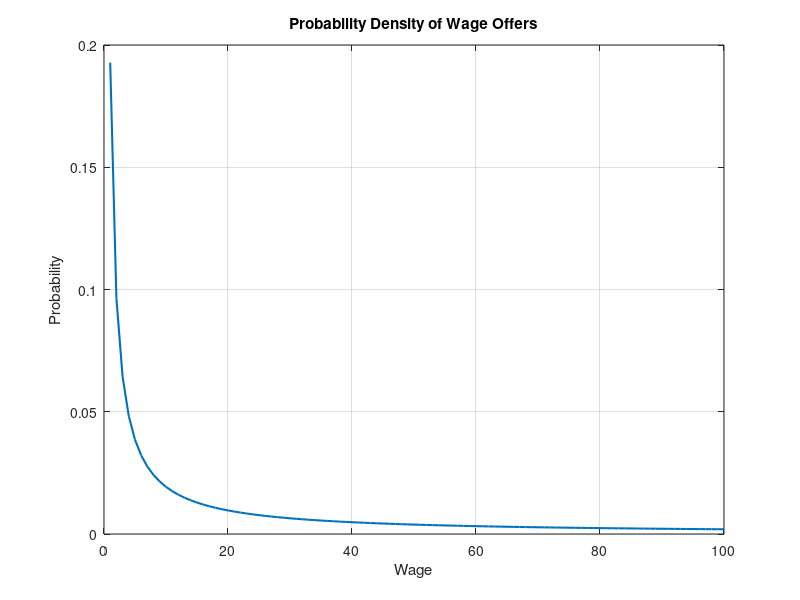
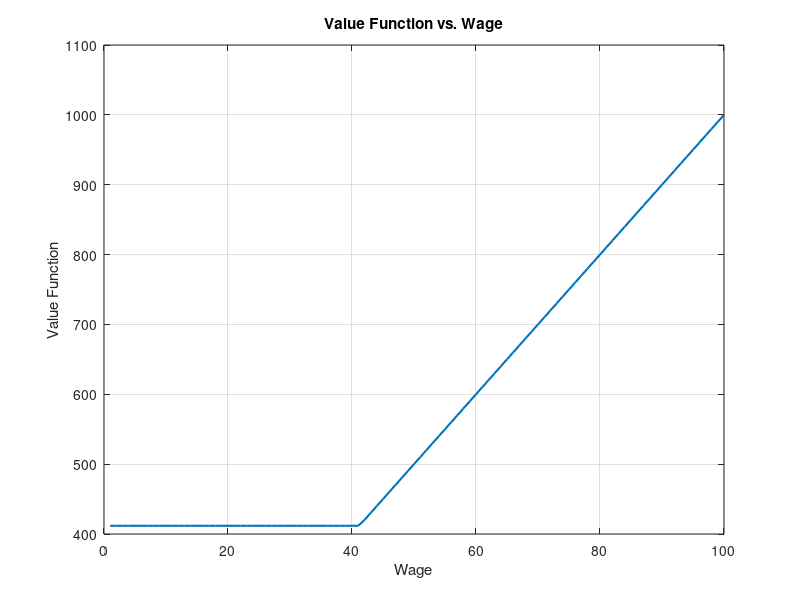

The MATLAB script that drew these images, in order:
%==========================================================================
%
%  Numerical Solution to McCall Search Model
%

%
%
%==========================================================================

clc;
clear;

cd("C:\Users\uctpttl\ECON0057\Tutorials") % set working directory
addpath("Tutorial 2") % Additional folder 
addpath("Functions") %Directory for storing functions

%% Parameters
beta = 0.9;                     % Discount factor: reflects the agent's patience (closer to 1 = more patient)
c = 2;                          % Unemployment benefits: fallback utility while searching for a job
w = (1:100)';                   % Wage offers (grid of possible wages)

% Define the probability distribution for wage offers
% Uncomment one of the following lines to choose the wage distribution:
% p = 0.01 * ones(100, 1);        % Uniform distribution (all wages equally likely)
p = w.^(-1) / sum(w.^(-1));      % Inverse distribution (higher wages less likely)

% Tolerance for convergence and maximum number of iterations
tol = 1.0e-5;                   % Convergence tolerance: how close successive iterations must be to stop
max_iter = 1000;                % Maximum number of iterations allowed

%% Plot the Wage Distribution
% Visualize the probability density function (PDF) of wage offers
figure(1);
plot(w, p, 'LineWidth', 1.5);
title('Probability Density of Wage Offers');
xlabel('Wage');
ylabel('Probability');
grid on;

%% Initialize Variables
% V0: Initial guess for the value function, starting at zero for all wages
% V1: Placeholder for the updated value function
V0 = zeros(size(w));            
V1 = V0;                        

tic;                            % Start timing the computation
disp('Starting Value Function Iteration...');

%% Value Function Iteration
% This loop iteratively computes the value function until convergence.
% The agent's goal is to determine the maximum value (expected utility)
% for each wage level, considering two choices:
% 1. Accept the current wage and get immediate utility.
% 2. Reject the current wage, receive unemployment benefits, and wait for
%    another wage offer (with future value discounted by beta).

for iter = 1:max_iter
    % The value function is updated using the Bellman equation:
    %   V1(w) = max{ Immediate payoff from working at wage w,
    %                Future payoff from waiting for a better offer }
    % Immediate payoff: w / (1 - beta) (value of accepting the wage offer)
    % Future payoff: c + beta * E[V(w')] (value of rejecting and waiting)
    V1 = max(w / (1 - beta), c + beta * (p' * V0));

    % Convergence check: stop if the maximum difference between iterations
    % is below the specified tolerance (tol)
    if norm(V1 - V0, inf) <= tol
        fprintf('Converged after %d iterations.\n', iter);
        break;
    end

    % Update the guess for the next iteration
    V0 = V1;

    % Display progress every 50 iterations to monitor convergence
    if mod(iter, 50) == 0
        fprintf('Iteration %d: Max Difference = %.6f\n', iter, norm(V1 - V0, inf));
    end
end

% If the loop completes without convergence, display a warning
if iter == max_iter
    disp('WARNING: No convergence after maximum iterations.');
end

% Stop timing and display elapsed time
time_elapsed = toc;
fprintf('Evaluation completed in %.2f seconds.\n', time_elapsed);

%% Analytical Reservation Wage
% The reservation wage is the lowest wage the agent is willing to accept.
% This is calculated analytically by solving the Bellman equation for
% equality between accepting the wage and rejecting it.
res_wage_analytical = (c + beta * (p' * V1)) * (1 - beta);
fprintf('Analytical Reservation Wage: %.2f\n', res_wage_analytical);

%% Plot Value Function
% Visualize the final value function, which shows the maximum expected
% utility for each possible wage level.
figure(2);
plot(w, V1, 'LineWidth', 1.5);
title('Value Function vs. Wage');
xlabel('Wage');
ylabel('Value Function');
grid on;

%% Graphical Reservation Wage
% Alternatively, the reservation wage can be identified graphically by
% finding the point where the value function "jumps" from the unemployment
% utility to the value of working.
for k = 2:(length(w) - 1)
    if V1(k + 1) > V1(k) && abs(V1(k) - V1(k - 1)) < tol
        fprintf('Graphical Reservation Wage: %.2f\n', w(k));
        break;
    end
end

%% Sensitivity Analysis Instructions
disp('-----------------------------------------------------');
disp('Sensitivity Analysis:');
disp('1. To test different probability distributions, modify "p" and rerun.');
disp('2. Observe how changes in "c" and "beta" affect the reservation wage:');
disp('   - As beta approaches 0, reservation wage approaches c.');
disp('   - As beta approaches 1, reservation wage approaches max(w).');
disp('-----------------------------------------------------');
